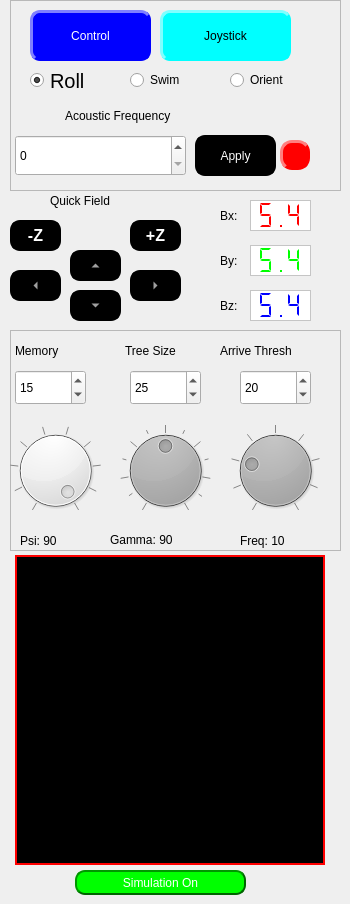
       <widget class="QWidget" name="control_tab">
        <attribute name="title">
         <string>Control</string>
        </attribute>
        <widget class="QLabel" name="magneticfieldsimlabel">
         <property name="geometry">
          <rect>
           <x>15</x>
           <y>555</y>
           <width>310</width>
           <height>310</height>
          </rect>
         </property>
         <property name="styleSheet">
          <string notr="true">background-color: rgb(0,0,0); border:2px solid rgb(255, 0, 0); </string>
         </property>
         <property name="text">
          <string/>
         </property>
        </widget>
        <widget class="QPushButton" name="simulationbutton">
         <property name="geometry">
          <rect>
           <x>75</x>
           <y>870</y>
           <width>171</width>
           <height>25</height>
          </rect>
         </property>
         <property name="styleSheet">
          <string notr="true">QPushButton {
                color: rgb(255, 255, 255);
                background-color: rgb(0, 255, 0);
                border-style: outset;
                border-width: 2px;
                border-radius: 10px;
                border-color: rgb(0, 100, 0);
                min-width: 1em;
                padding: 2px;
            }
      
            QPushButton:checked {
                color: rgb(255, 255, 255);
                background-color: rgb(255, 100, 0);
                border-style: inset;
                border-width: 2px;
                border-radius: 10px;
                border-color: rgb(255, 0, 0);
                font: bold 16px;
                min-width: 1em;

               
            }
            QPushButton:hover {
                background-color: rgb(100, 100, 100);
                color: rgb(255, 255, 255);
                border-color: rgb(100, 100, 100);
                padding-left: 5px;
                padding-top: 5px;
            }</string>
         </property>
         <property name="text">
          <string>Simulation On</string>
         </property>
         <property name="checkable">
          <bool>true</bool>
         </property>
        </widget>
        <widget class="QLabel" name="bxlabel">
         <property name="geometry">
          <rect>
           <x>220</x>
           <y>195</y>
           <width>121</width>
           <height>41</height>
          </rect>
         </property>
         <property name="text">
          <string>Bx:                 mT</string>
         </property>
        </widget>
        <widget class="QLabel" name="bylabel">
         <property name="geometry">
          <rect>
           <x>220</x>
           <y>240</y>
           <width>121</width>
           <height>41</height>
          </rect>
         </property>
         <property name="text">
          <string>By:                 mT</string>
         </property>
        </widget>
        <widget class="QLabel" name="bzlabel">
         <property name="geometry">
          <rect>
           <x>220</x>
           <y>285</y>
           <width>121</width>
           <height>41</height>
          </rect>
         </property>
         <property name="text">
          <string>Bz:                 mT</string>
         </property>
        </widget>
        <widget class="QToolButton" name="leftfieldbutton">
         <property name="geometry">
          <rect>
           <x>10</x>
           <y>270</y>
           <width>51</width>
           <height>31</height>
          </rect>
         </property>
         <property name="styleSheet">
          <string notr="true">QToolButton {
                color: rgb(255, 255, 255);
                background-color: rgb(0, 0, 0);
                border-style: outset;
                border-width: px;
                border-radius: 10px;
                border: 2px solid rgb(0, 0, 0);
                font: bold 16px;
                min-width: 1em;
                padding: 1px;
            }
            QToolButton:hover {
                background-color: rgb(100, 100, 100);
                color: rgb(255, 255, 255);
                border: 2px solid rgb(0, 255, 0);
            }
            QToolButton:checked {
                background-color: rgb(100, 100, 100);
                border: 2px solid rgb(255, 0, 0);
                border-style: inset;
                padding-left: 5px;
                padding-top: 5px;
            }</string>
         </property>
         <property name="text">
          <string>...</string>
         </property>
         <property name="checkable">
          <bool>true</bool>
         </property>
         <property name="autoRepeat">
          <bool>false</bool>
         </property>
         <property name="autoRepeatInterval">
          <number>1</number>
         </property>
         <property name="arrowType">
          <enum>Qt::LeftArrow</enum>
         </property>
        </widget>
        <widget class="QToolButton" name="rightfieldbutton">
         <property name="geometry">
          <rect>
           <x>130</x>
           <y>270</y>
           <width>51</width>
           <height>31</height>
          </rect>
         </property>
         <property name="styleSheet">
          <string notr="true">QToolButton {
                color: rgb(255, 255, 255);
                background-color: rgb(0, 0, 0);
                border-style: outset;
                border-width: px;
                border-radius: 10px;
                border: 2px solid rgb(0, 0, 0);
                font: bold 16px;
                min-width: 1em;
                padding: 1px;
            }
            QToolButton:hover {
                background-color: rgb(100, 100, 100);
                color: rgb(255, 255, 255);
                border: 2px solid rgb(0, 255, 0);
            }
            QToolButton:checked {
                background-color: rgb(100, 100, 100);
                border: 2px solid rgb(255, 0, 0);
                border-style: inset;
                padding-left: 5px;
                padding-top: 5px;
            }</string>
         </property>
         <property name="text">
          <string>...</string>
         </property>
         <property name="checkable">
          <bool>true</bool>
         </property>
         <property name="autoRepeat">
          <bool>false</bool>
         </property>
         <property name="autoRepeatInterval">
          <number>1</number>
         </property>
         <property name="arrowType">
          <enum>Qt::RightArrow</enum>
         </property>
        </widget>
        <widget class="QToolButton" name="downfieldbutton">
         <property name="geometry">
          <rect>
           <x>70</x>
           <y>290</y>
           <width>51</width>
           <height>31</height>
          </rect>
         </property>
         <property name="styleSheet">
          <string notr="true">QToolButton {
                color: rgb(255, 255, 255);
                background-color: rgb(0, 0, 0);
                border-style: outset;
                border-width: px;
                border-radius: 10px;
                border: 2px solid rgb(0, 0, 0);
                font: bold 16px;
                min-width: 1em;
                padding: 1px;
            }
            QToolButton:hover {
                background-color: rgb(100, 100, 100);
                color: rgb(255, 255, 255);
                border: 2px solid rgb(0, 255, 0);
            }
            QToolButton:checked {
                background-color: rgb(100, 100, 100);
                border: 2px solid rgb(255, 0, 0);
                border-style: inset;
                padding-left: 5px;
                padding-top: 5px;
            }</string>
         </property>
         <property name="text">
          <string>...</string>
         </property>
         <property name="checkable">
          <bool>true</bool>
         </property>
         <property name="autoRepeat">
          <bool>false</bool>
         </property>
         <property name="autoRepeatInterval">
          <number>1</number>
         </property>
         <property name="arrowType">
          <enum>Qt::DownArrow</enum>
         </property>
        </widget>
        <widget class="QToolButton" name="upfieldbutton">
         <property name="geometry">
          <rect>
           <x>70</x>
           <y>250</y>
           <width>51</width>
           <height>31</height>
          </rect>
         </property>
         <property name="styleSheet">
          <string notr="true">QToolButton {
                color: rgb(255, 255, 255);
                background-color: rgb(0, 0, 0);
                border-style: outset;
                border-width: px;
                border-radius: 10px;
                border: 2px solid rgb(0, 0, 0);
                font: bold 16px;
                min-width: 1em;
                padding: 1px;
            }
		   
            QToolButton:hover {
                background-color: rgb(100, 100, 100);
                color: rgb(255, 255, 255);
                border: 2px solid rgb(0, 255, 0);
            }

            QToolButton:checked {
                background-color: rgb(100, 100, 100);
                border: 2px solid rgb(255, 0, 0);
                border-style: inset;
                padding-left: 5px;
                padding-top: 5px;
            }</string>
         </property>
         <property name="text">
          <string>...</string>
         </property>
         <property name="checkable">
          <bool>true</bool>
         </property>
         <property name="checked">
          <bool>false</bool>
         </property>
         <property name="autoRepeat">
          <bool>false</bool>
         </property>
         <property name="autoRepeatInterval">
          <number>1</number>
         </property>
         <property name="arrowType">
          <enum>Qt::UpArrow</enum>
         </property>
        </widget>
        <widget class="QLabel" name="quickfieldlabel">
         <property name="geometry">
          <rect>
           <x>50</x>
           <y>190</y>
           <width>101</width>
           <height>21</height>
          </rect>
         </property>
         <property name="text">
          <string>Quick Field</string>
         </property>
        </widget>
        <widget class="QFrame" name="controlparamsframe">
         <property name="geometry">
          <rect>
           <x>10</x>
           <y>330</y>
           <width>331</width>
           <height>221</height>
          </rect>
         </property>
         <property name="styleSheet">
          <string notr="true"/>
         </property>
         <property name="frameShape">
          <enum>QFrame::StyledPanel</enum>
         </property>
         <property name="frameShadow">
          <enum>QFrame::Raised</enum>
         </property>
         <widget class="QLabel" name="rollingfrequencylabel">
          <property name="geometry">
           <rect>
            <x>230</x>
            <y>200</y>
            <width>81</width>
            <height>21</height>
           </rect>
          </property>
          <property name="text">
           <string>Freq: 10</string>
          </property>
         </widget>
         <widget class="QSpinBox" name="RRTtreesizebox">
          <property name="geometry">
           <rect>
            <x>120</x>
            <y>40</y>
            <width>71</width>
            <height>35</height>
           </rect>
          </property>
          <property name="minimum">
           <number>1</number>
          </property>
          <property name="maximum">
           <number>100</number>
          </property>
          <property name="value">
           <number>25</number>
          </property>
         </widget>
         <widget class="QDial" name="psidial">
          <property name="geometry">
           <rect>
            <x>0</x>
            <y>90</y>
            <width>91</width>
            <height>101</height>
           </rect>
          </property>
          <property name="styleSheet">
           <string notr="true">QDial
    {
        background-color:QLinearGradient( 
            x1: 0.177, y1: 0.004, x2: 0.831, y2: 0.911, 
            stop: 0 white, 
            stop: 0.061 white, 
            stop: 0.066 lightgray, 
            stop: 0.5 #242424, 
            stop: 0.505 #000000,
            stop: 0.827 #040404,
            stop: 0.966 #292929,
            stop: 0.983 #2e2e2e
        );
    }</string>
          </property>
          <property name="minimum">
           <number>1</number>
          </property>
          <property name="maximum">
           <number>90</number>
          </property>
          <property name="singleStep">
           <number>5</number>
          </property>
          <property name="value">
           <number>90</number>
          </property>
          <property name="notchTarget">
           <double>10.000000000000000</double>
          </property>
          <property name="notchesVisible">
           <bool>true</bool>
          </property>
         </widget>
         <widget class="QLabel" name="memorylabel">
          <property name="geometry">
           <rect>
            <x>5</x>
            <y>10</y>
            <width>71</width>
            <height>21</height>
           </rect>
          </property>
          <property name="text">
           <string>Memory</string>
          </property>
         </widget>
         <widget class="QLabel" name="RRTtreesizelabel">
          <property name="geometry">
           <rect>
            <x>115</x>
            <y>10</y>
            <width>81</width>
            <height>21</height>
           </rect>
          </property>
          <property name="text">
           <string>Tree Size</string>
          </property>
         </widget>
         <widget class="QLabel" name="arrivalthreshlabel">
          <property name="geometry">
           <rect>
            <x>210</x>
            <y>10</y>
            <width>111</width>
            <height>21</height>
           </rect>
          </property>
          <property name="text">
           <string>Arrive Thresh</string>
          </property>
         </widget>
         <widget class="QLabel" name="gammalabel">
          <property name="geometry">
           <rect>
            <x>100</x>
            <y>200</y>
            <width>101</width>
            <height>20</height>
           </rect>
          </property>
          <property name="text">
           <string>Gamma: 90</string>
          </property>
         </widget>
         <widget class="QLabel" name="psilabel">
          <property name="geometry">
           <rect>
            <x>10</x>
            <y>200</y>
            <width>71</width>
            <height>21</height>
           </rect>
          </property>
          <property name="text">
           <string>Psi: 90</string>
          </property>
         </widget>
         <widget class="QDial" name="magneticfrequencydial">
          <property name="geometry">
           <rect>
            <x>220</x>
            <y>90</y>
            <width>91</width>
            <height>101</height>
           </rect>
          </property>
          <property name="font">
           <font>
            <family>Arial</family>
            <pointsize>15</pointsize>
            <italic>false</italic>
            <bold>false</bold>
           </font>
          </property>
          <property name="styleSheet">
           <string notr="true">QDial {
    background-color: qconicalgradient(cx:0.5, cy:0.5, angle:90, stop:0 #1a5276, stop:0.3 #2980b9, stop:0.7 #3498db, stop:1 #1a5276);
    border: 2px solid #1a5276;
    padding: 5px;
}

QDial::handle {
    background-color: qconicalgradient(cx:0.5, cy:0.5, angle:90, stop:0 #f39c12, stop:0.3 #f1c40f, stop:0.7 #f39c12, stop:1 #f1c40f);
    border: 2px solid #e67e22;
    width: 20px;
    height: 20px;
    border-radius: 10px;
    margin: -5px;
}
</string>
          </property>
          <property name="maximum">
           <number>40</number>
          </property>
          <property name="singleStep">
           <number>1</number>
          </property>
          <property name="pageStep">
           <number>1</number>
          </property>
          <property name="value">
           <number>10</number>
          </property>
          <property name="orientation">
           <enum>Qt::Horizontal</enum>
          </property>
          <property name="wrapping">
           <bool>false</bool>
          </property>
          <property name="notchTarget">
           <double>10.000000000000000</double>
          </property>
          <property name="notchesVisible">
           <bool>true</bool>
          </property>
         </widget>
         <widget class="QDial" name="gammadial">
          <property name="geometry">
           <rect>
            <x>110</x>
            <y>90</y>
            <width>91</width>
            <height>101</height>
           </rect>
          </property>
          <property name="font">
           <font>
            <family>Arial</family>
            <pointsize>15</pointsize>
            <italic>false</italic>
            <bold>false</bold>
           </font>
          </property>
          <property name="styleSheet">
           <string notr="true">QDial {
    background-color: qconicalgradient(cx:0.5, cy:0.5, angle:90, stop:0 #1a5276, stop:0.3 #2980b9, stop:0.7 #3498db, stop:1 #1a5276);
    border: 2px solid #1a5276;
    padding: 5px;
}

QDial::handle {
    background-color: qconicalgradient(cx:0.5, cy:0.5, angle:90, stop:0 #f39c12, stop:0.3 #f1c40f, stop:0.7 #f39c12, stop:1 #f1c40f);
    border: 2px solid #e67e22;
    width: 20px;
    height: 20px;
    border-radius: 10px;
    margin: -5px;
}
</string>
          </property>
          <property name="maximum">
           <number>180</number>
          </property>
          <property name="singleStep">
           <number>5</number>
          </property>
          <property name="pageStep">
           <number>10</number>
          </property>
          <property name="value">
           <number>90</number>
          </property>
          <property name="orientation">
           <enum>Qt::Horizontal</enum>
          </property>
          <property name="wrapping">
           <bool>false</bool>
          </property>
          <property name="notchTarget">
           <double>10.000000000000000</double>
          </property>
          <property name="notchesVisible">
           <bool>true</bool>
          </property>
         </widget>
         <widget class="QSpinBox" name="arrivalthreshbox">
          <property name="geometry">
           <rect>
            <x>230</x>
            <y>40</y>
            <width>71</width>
            <height>35</height>
           </rect>
          </property>
          <property name="minimum">
           <number>1</number>
          </property>
          <property name="maximum">
           <number>100</number>
          </property>
          <property name="value">
           <number>20</number>
          </property>
         </widget>
         <widget class="QSpinBox" name="memorybox">
          <property name="geometry">
           <rect>
            <x>5</x>
            <y>40</y>
            <width>71</width>
            <height>35</height>
           </rect>
          </property>
          <property name="minimum">
           <number>1</number>
          </property>
          <property name="maximum">
           <number>100</number>
          </property>
          <property name="value">
           <number>15</number>
          </property>
         </widget>
        </widget>
        <widget class="QFrame" name="frame">
         <property name="geometry">
          <rect>
           <x>10</x>
           <y>0</y>
           <width>331</width>
           <height>191</height>
          </rect>
         </property>
         <property name="frameShape">
          <enum>QFrame::StyledPanel</enum>
         </property>
         <property name="frameShadow">
          <enum>QFrame::Raised</enum>
         </property>
         <widget class="QLabel" name="led">
          <property name="geometry">
           <rect>
            <x>270</x>
            <y>140</y>
            <width>30</width>
            <height>30</height>
           </rect>
          </property>
          <property name="styleSheet">
           <string notr="true">
                background-color: rgb(255, 0, 0);
                border-style: outset;
                border-width: 3px;
                border-radius: 12px;
                border-color: rgb(255, 0, 0);
         
                padding: 6px;</string>
          </property>
          <property name="text">
           <string/>
          </property>
         </widget>
         <widget class="QRadioButton" name="swimradio">
          <property name="geometry">
           <rect>
            <x>120</x>
            <y>70</y>
            <width>71</width>
            <height>20</height>
           </rect>
          </property>
          <property name="text">
           <string>Swim</string>
          </property>
         </widget>
         <widget class="QPushButton" name="applyacousticbutton">
          <property name="geometry">
           <rect>
            <x>185</x>
            <y>135</y>
            <width>81</width>
            <height>41</height>
           </rect>
          </property>
          <property name="styleSheet">
           <string notr="true">QPushButton {
                color: rgb(255, 255, 255);
                background-color: rgb(0, 0, 0);
                border-style: outset;
                border-width: 2px;
                border-radius: 10px;
                border-color: rgb(0, 0, 0);
                min-width: 1em;
                padding: 1px;
            }
            QPushButton:hover {
                background-color: rgb(100, 100, 100);
                color: rgb(0, 0, 0);
                border-style: inset;
            }

 		QPushButton:checked {
                color: rgb(255, 255, 255);
                background-color: rgb(255, 0, 0);
                border-style: outset;
                border-width: 2px;
                border-radius: 10px;
                border-color: rgb(200, 0, 0);
                min-width: 1em;
                padding: 1px;
}</string>
          </property>
          <property name="text">
           <string>Apply</string>
          </property>
          <property name="checkable">
           <bool>true</bool>
          </property>
         </widget>
         <widget class="QRadioButton" name="rollradio">
          <property name="geometry">
           <rect>
            <x>20</x>
            <y>70</y>
            <width>75</width>
            <height>21</height>
           </rect>
          </property>
          <property name="font">
           <font>
            <pointsize>15</pointsize>
            <italic>false</italic>
            <bold>false</bold>
           </font>
          </property>
          <property name="text">
           <string>Roll</string>
          </property>
          <property name="checked">
           <bool>true</bool>
          </property>
         </widget>
         <widget class="QPushButton" name="joystickbutton">
          <property name="geometry">
           <rect>
            <x>150</x>
            <y>10</y>
            <width>131</width>
            <height>51</height>
           </rect>
          </property>
          <property name="styleSheet">
           <string notr="true">QPushButton {
                color: rgb(0, 0, 0);
                background-color: rgb(0, 255, 255);
                border-style: outset;
                border-width: 3px;
                border-radius: 10px;
                border-color: rgb(0, 255, 255);
                min-width: 1em;
                padding: 6px;
            }
      
            QPushButton:checked {
                color: rgb(0, 0, 0);
                background-color: rgb(0, 200, 200);
                border-style: inset;
                border-width: 3px;
                border-radius: 10px;
                border-color: rgb(0, 200, 200);
                font: bold 16px;
                min-width: 1em;
			  padding-left: 5px;
                padding-top: 5px;
               
            }
            QPushButton:hover {
                background-color: rgb(100, 100, 100);
                color: rgb(255, 255, 255);
                border-color: rgb(100, 100, 100);
                padding-left: 5px;
                padding-top: 5px;
            }</string>
          </property>
          <property name="text">
           <string>Joystick</string>
          </property>
          <property name="checkable">
           <bool>true</bool>
          </property>
         </widget>
         <widget class="QPushButton" name="controlbutton">
          <property name="geometry">
           <rect>
            <x>20</x>
            <y>10</y>
            <width>121</width>
            <height>51</height>
           </rect>
          </property>
          <property name="styleSheet">
           <string notr="true">QPushButton {
                color: rgb(255, 255, 255);
                background-color: rgb(0, 0, 255);
                border-style: outset;
                border-width: 3px;
                border-radius: 10px;
                border-color: rgb(0, 0, 255);
                min-width: 1em;
                padding: 6px;
            }
      
            QPushButton:checked {
                color: rgb(255, 255, 255);
                background-color: rgb(255, 0, 0);
                border-style: inset;
                border-width: 3px;
                border-radius: 10px;
                border-color: rgb(255, 0, 0);
                font: bold 16px;
                min-width: 1em;
               
            }
            QPushButton:hover {
                background-color: rgb(100, 100, 100);
                color: rgb(255, 255, 255);
                border-color: rgb(0, 255, 0);
                padding-left: 5px;
                padding-top: 5px;
            }</string>
          </property>
          <property name="text">
           <string>Control</string>
          </property>
          <property name="checkable">
           <bool>true</bool>
          </property>
         </widget>
         <widget class="QRadioButton" name="orientradio">
          <property name="geometry">
           <rect>
            <x>220</x>
            <y>70</y>
            <width>71</width>
            <height>20</height>
           </rect>
          </property>
          <property name="text">
           <string>Orient</string>
          </property>
         </widget>
         <widget class="QSpinBox" name="acousticfreq_spinBox">
          <property name="geometry">
           <rect>
            <x>5</x>
            <y>135</y>
            <width>171</width>
            <height>41</height>
           </rect>
          </property>
          <property name="maximum">
           <number>3000000</number>
          </property>
         </widget>
         <widget class="QLabel" name="acousticfreqlabel">
          <property name="geometry">
           <rect>
            <x>55</x>
            <y>105</y>
            <width>181</width>
            <height>21</height>
           </rect>
          </property>
          <property name="text">
           <string>Acoustic Frequency</string>
          </property>
         </widget>
        </widget>
        <widget class="QToolButton" name="plusZbutton">
         <property name="geometry">
          <rect>
           <x>130</x>
           <y>220</y>
           <width>51</width>
           <height>31</height>
          </rect>
         </property>
         <property name="styleSheet">
          <string notr="true">QToolButton {
                color: rgb(255, 255, 255);
                background-color: rgb(0, 0, 0);
                border-style: outset;
                border-width: px;
                border-radius: 10px;
                border: 2px solid rgb(0, 0, 0);
                font: bold 16px;
                min-width: 1em;
                padding: 1px;
            }
            QToolButton:hover {
                background-color: rgb(100, 100, 100);
                color: rgb(255, 255, 255);
                border: 2px solid rgb(0, 255, 0);
            }
            QToolButton:checked {
                background-color: rgb(100, 100, 100);
                border: 2px solid rgb(255, 0, 0);
                border-style: inset;
                padding-left: 5px;
                padding-top: 5px;
            }</string>
         </property>
         <property name="text">
          <string>+Z</string>
         </property>
         <property name="checkable">
          <bool>true</bool>
         </property>
         <property name="autoRepeat">
          <bool>false</bool>
         </property>
         <property name="autoRepeatInterval">
          <number>1</number>
         </property>
         <property name="arrowType">
          <enum>Qt::NoArrow</enum>
         </property>
        </widget>
        <widget class="QToolButton" name="minusZbutton">
         <property name="geometry">
          <rect>
           <x>10</x>
           <y>220</y>
           <width>51</width>
           <height>31</height>
          </rect>
         </property>
         <property name="styleSheet">
          <string notr="true">QToolButton {
                color: rgb(255, 255, 255);
                background-color: rgb(0, 0, 0);
                border-style: outset;
                border-width: px;
                border-radius: 10px;
                border: 2px solid rgb(0, 0, 0);
                font: bold 16px;
                min-width: 1em;
                padding: 1px;
            }
            QToolButton:hover {
                background-color: rgb(100, 100, 100);
                color: rgb(255, 255, 255);
                border: 2px solid rgb(0, 255, 0);
            }
            QToolButton:checked {
                background-color: rgb(100, 100, 100);
                border: 2px solid rgb(255, 0, 0);
                border-style: inset;
                padding-left: 5px;
                padding-top: 5px;
            }</string>
         </property>
         <property name="text">
          <string>-Z</string>
         </property>
         <property name="checkable">
          <bool>true</bool>
         </property>
         <property name="autoRepeat">
          <bool>false</bool>
         </property>
         <property name="autoRepeatInterval">
          <number>1</number>
         </property>
         <property name="arrowType">
          <enum>Qt::NoArrow</enum>
         </property>
        </widget>
        <widget class="QLCDNumber" name="bxlcdnum">
         <property name="geometry">
          <rect>
           <x>250</x>
           <y>200</y>
           <width>61</width>
           <height>31</height>
          </rect>
         </property>
         <property name="font">
          <font>
           <pointsize>15</pointsize>
           <italic>false</italic>
           <bold>false</bold>
          </font>
         </property>
         <property name="styleSheet">
          <string notr="true">background-color: rgb(255,255,255); 
color: rgb(255,0,0);
</string>
         </property>
         <property name="frameShape">
          <enum>QFrame::StyledPanel</enum>
         </property>
         <property name="frameShadow">
          <enum>QFrame::Plain</enum>
         </property>
         <property name="lineWidth">
          <number>0</number>
         </property>
         <property name="midLineWidth">
          <number>1</number>
         </property>
         <property name="smallDecimalPoint">
          <bool>false</bool>
         </property>
         <property name="digitCount">
          <number>3</number>
         </property>
         <property name="mode">
          <enum>QLCDNumber::Dec</enum>
         </property>
         <property name="segmentStyle">
          <enum>QLCDNumber::Flat</enum>
         </property>
         <property name="value" stdset="0">
          <double>5.400000000000000</double>
         </property>
        </widget>
        <widget class="QLCDNumber" name="bylcdnum">
         <property name="geometry">
          <rect>
           <x>250</x>
           <y>245</y>
           <width>61</width>
           <height>31</height>
          </rect>
         </property>
         <property name="styleSheet">
          <string notr="true">background-color: rgb(255,255,255); 
color: rgb(0,255,0);</string>
         </property>
         <property name="frameShape">
          <enum>QFrame::StyledPanel</enum>
         </property>
         <property name="lineWidth">
          <number>2</number>
         </property>
         <property name="midLineWidth">
          <number>1</number>
         </property>
         <property name="digitCount">
          <number>3</number>
         </property>
         <property name="segmentStyle">
          <enum>QLCDNumber::Flat</enum>
         </property>
         <property name="value" stdset="0">
          <double>5.400000000000000</double>
         </property>
        </widget>
        <widget class="QLCDNumber" name="bzlcdnum">
         <property name="geometry">
          <rect>
           <x>250</x>
           <y>290</y>
           <width>61</width>
           <height>31</height>
          </rect>
         </property>
         <property name="layoutDirection">
          <enum>Qt::LeftToRight</enum>
         </property>
         <property name="autoFillBackground">
          <bool>false</bool>
         </property>
         <property name="styleSheet">
          <string notr="true">background-color: rgb(255,255,255); 
color: rgb(0,0,255);</string>
         </property>
         <property name="frameShape">
          <enum>QFrame::StyledPanel</enum>
         </property>
         <property name="lineWidth">
          <number>2</number>
         </property>
         <property name="midLineWidth">
          <number>1</number>
         </property>
         <property name="digitCount">
          <number>3</number>
         </property>
         <property name="segmentStyle">
          <enum>QLCDNumber::Flat</enum>
         </property>
         <property name="value" stdset="0">
          <double>5.400000000000000</double>
         </property>
        </widget>
       </widget>
